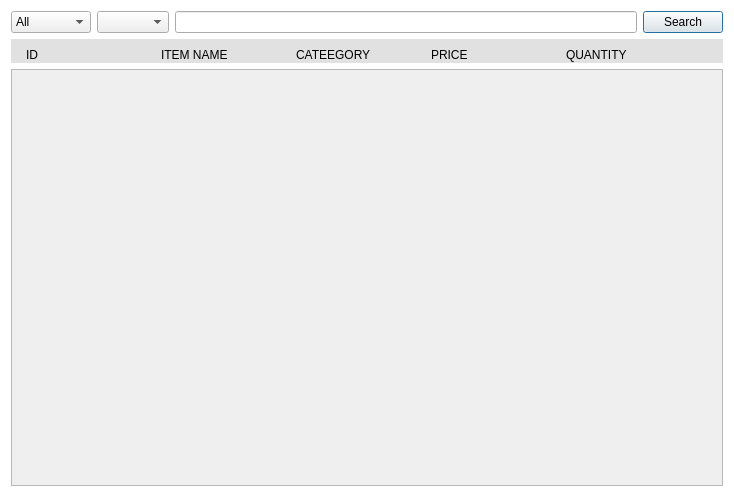
<?xml version="1.0" encoding="UTF-8"?>
<ui version="4.0">
 <class>AddOrderItem</class>
 <widget class="QDialog" name="AddOrderItem">
  <property name="geometry">
   <rect>
    <x>0</x>
    <y>0</y>
    <width>734</width>
    <height>497</height>
   </rect>
  </property>
  <property name="windowTitle">
   <string>Add To Cart</string>
  </property>
  <property name="styleSheet">
   <string notr="true">#AddOrderItem
{
	background-color: rgb(255, 255, 255);
}</string>
  </property>
  <layout class="QVBoxLayout" name="verticalLayout">
   <item>
    <layout class="QGridLayout" name="gridLayout">
     <property name="bottomMargin">
      <number>0</number>
     </property>
     <item row="3" column="0">
      <widget class="QScrollArea" name="scrollArea">
       <property name="widgetResizable">
        <bool>true</bool>
       </property>
       <widget class="QWidget" name="scrollAreaWidgetContents">
        <property name="geometry">
         <rect>
          <x>0</x>
          <y>0</y>
          <width>712</width>
          <height>416</height>
         </rect>
        </property>
        <layout class="QVBoxLayout" name="verticalLayout_2">
         <property name="leftMargin">
          <number>0</number>
         </property>
         <property name="topMargin">
          <number>0</number>
         </property>
         <property name="rightMargin">
          <number>0</number>
         </property>
         <property name="bottomMargin">
          <number>0</number>
         </property>
         <item>
          <widget class="QWidget" name="widget" native="true">
           <layout class="QVBoxLayout" name="verticalLayout_3">
            <property name="leftMargin">
             <number>0</number>
            </property>
            <property name="rightMargin">
             <number>0</number>
            </property>
            <property name="bottomMargin">
             <number>0</number>
            </property>
            <item>
             <layout class="QVBoxLayout" name="displayAddOrder"/>
            </item>
            <item>
             <spacer name="verticalSpacer">
              <property name="orientation">
               <enum>Qt::Vertical</enum>
              </property>
              <property name="sizeHint" stdset="0">
               <size>
                <width>20</width>
                <height>375</height>
               </size>
              </property>
             </spacer>
            </item>
           </layout>
          </widget>
         </item>
        </layout>
       </widget>
      </widget>
     </item>
     <item row="1" column="0">
      <layout class="QHBoxLayout" name="horizontalLayout">
       <item>
        <widget class="QComboBox" name="menuColumn">
         <item>
          <property name="text">
           <string>All</string>
          </property>
         </item>
         <item>
          <property name="text">
           <string>ID</string>
          </property>
         </item>
         <item>
          <property name="text">
           <string>Name</string>
          </property>
         </item>
         <item>
          <property name="text">
           <string>Category</string>
          </property>
         </item>
         <item>
          <property name="text">
           <string>Price</string>
          </property>
         </item>
        </widget>
       </item>
       <item>
        <widget class="QComboBox" name="categoryList"/>
       </item>
       <item>
        <widget class="QLineEdit" name="SearchTextBox"/>
       </item>
       <item>
        <widget class="QPushButton" name="btnSearch">
         <property name="text">
          <string>Search</string>
         </property>
        </widget>
       </item>
      </layout>
     </item>
     <item row="2" column="0">
      <widget class="QWidget" name="horizontalWidget" native="true">
       <property name="styleSheet">
        <string notr="true">background-color: rgb(225, 225, 225);
</string>
       </property>
       <layout class="QHBoxLayout" name="horizontalLayout_2">
        <property name="leftMargin">
         <number>15</number>
        </property>
        <property name="rightMargin">
         <number>1</number>
        </property>
        <property name="bottomMargin">
         <number>1</number>
        </property>
        <item>
         <widget class="QLabel" name="label_6">
          <property name="text">
           <string>ID</string>
          </property>
          <property name="margin">
           <number>0</number>
          </property>
         </widget>
        </item>
        <item>
         <widget class="QLabel" name="label_5">
          <property name="text">
           <string>ITEM NAME</string>
          </property>
         </widget>
        </item>
        <item>
         <widget class="QLabel" name="label_4">
          <property name="text">
           <string>CATEEGORY</string>
          </property>
         </widget>
        </item>
        <item>
         <widget class="QLabel" name="label_3">
          <property name="text">
           <string>PRICE</string>
          </property>
         </widget>
        </item>
        <item>
         <widget class="QLabel" name="label_2">
          <property name="maximumSize">
           <size>
            <width>100</width>
            <height>16777215</height>
           </size>
          </property>
          <property name="text">
           <string>QUANTITY</string>
          </property>
         </widget>
        </item>
        <item>
         <widget class="QLabel" name="label">
          <property name="minimumSize">
           <size>
            <width>50</width>
            <height>0</height>
           </size>
          </property>
          <property name="maximumSize">
           <size>
            <width>50</width>
            <height>16777215</height>
           </size>
          </property>
          <property name="text">
           <string/>
          </property>
         </widget>
        </item>
       </layout>
      </widget>
     </item>
    </layout>
   </item>
  </layout>
 </widget>
 <resources/>
 <connections/>
</ui>
